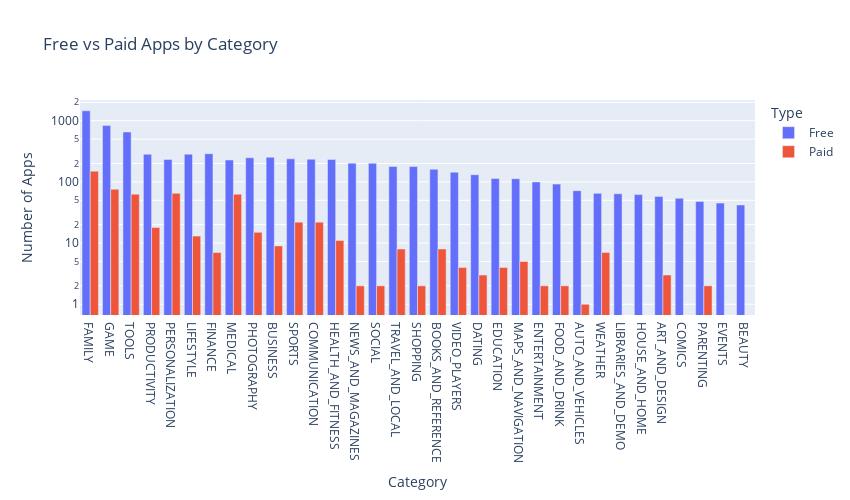

Here is the notebook cell this chart was saved with:
### Code cell
bar_fig = px.bar(
    # data_frame=df_free_vs_paid.sort_values("App", ascending=False),
    data_frame=df_free_vs_paid,
    x="Category",
    y="App",
    color="Type",
    barmode="group",
    # log_y=True,
    title="Free vs Paid Apps by Category",
    width=850,
    height=500,
)
bar_fig.update_layout(
    xaxis_title="Category",
    yaxis_title="Number of Apps",
    xaxis={"categoryorder": "total descending"},
    yaxis={"type": "log"},
)
# bar_fig.update_xaxes(categoryorder="total descending")
bar_fig.show()

### Figure 1 — Plotly figure (JSON) as saved in the notebook; plotly's stock layout.template omitted (floating-point values rounded to 4 significant figures)
{"data": [{"alignmentgroup": "True", "hovertemplate": "Type=Free<br>Category=%{x}<br>App=%{y}<extra></extra>", "legendgroup": "Free", "marker": {"color": "#636efa", "pattern": {"shape": ""}}, "name": "Free", "offsetgroup": "Free", "orientation": "v", "showlegend": true, "textposition": "auto", "type": "bar", "x": ["ART_AND_DESIGN", "AUTO_AND_VEHICLES", "BEAUTY", "BOOKS_AND_REFERENCE", "BUSINESS", "COMICS", "COMMUNICATION", "DATING", "EDUCATION", "ENTERTAINMENT", "EVENTS", "FAMILY", "FINANCE", "FOOD_AND_DRINK", "GAME", "HEALTH_AND_FITNESS", "HOUSE_AND_HOME", "LIBRARIES_AND_DEMO", "LIFESTYLE", "MAPS_AND_NAVIGATION", "MEDICAL", "NEWS_AND_MAGAZINES", "PARENTING", "PERSONALIZATION", "PHOTOGRAPHY", "PRODUCTIVITY", "SHOPPING", "SOCIAL", "SPORTS", "TOOLS", "TRAVEL_AND_LOCAL", "VIDEO_PLAYERS", "WEATHER"], "xaxis": "x", "y": [58, 72, 42, 161, 253, 54, 235, 131, 114, 100, 45, 1456, 289, 92, 834, 232, 62, 64, 284, 113, 228, 202, 48, 233, 248, 283, 178, 201, 238, 655, 179, 144, 65], "yaxis": "y"}, {"alignmentgroup": "True", "hovertemplate": "Type=Paid<br>Category=%{x}<br>App=%{y}<extra></extra>", "legendgroup": "Paid", "marker": {"color": "#EF553B", "pattern": {"shape": ""}}, "name": "Paid", "offsetgroup": "Paid", "orientation": "v", "showlegend": true, "textposition": "auto", "type": "bar", "x": ["ART_AND_DESIGN", "AUTO_AND_VEHICLES", "BOOKS_AND_REFERENCE", "BUSINESS", "COMMUNICATION", "DATING", "EDUCATION", "ENTERTAINMENT", "FAMILY", "FINANCE", "FOOD_AND_DRINK", "GAME", "HEALTH_AND_FITNESS", "LIFESTYLE", "MAPS_AND_NAVIGATION", "MEDICAL", "NEWS_AND_MAGAZINES", "PARENTING", "PERSONALIZATION", "PHOTOGRAPHY", "PRODUCTIVITY", "SHOPPING", "SOCIAL", "SPORTS", "TOOLS", "TRAVEL_AND_LOCAL", "VIDEO_PLAYERS", "WEATHER"], "xaxis": "x", "y": [3, 1, 8, 9, 22, 3, 4, 2, 150, 7, 2, 76, 11, 13, 5, 63, 2, 2, 65, 15, 18, 2, 2, 22, 63, 8, 4, 7], "yaxis": "y"}], "layout": {"barmode": "group", "height": 500, "legend": {"title": {"text": "Type"}, "tracegroupgap": 0}, "title": {"text": "Free vs Paid Apps by Category"}, "width": 850, "xaxis": {"anchor": "y", "categoryorder": "total descending", "domain": [0, 1], "title": {"text": "Category"}}, "yaxis": {"anchor": "x", "domain": [0, 1], "title": {"text": "Number of Apps"}, "type": "log"}}}
